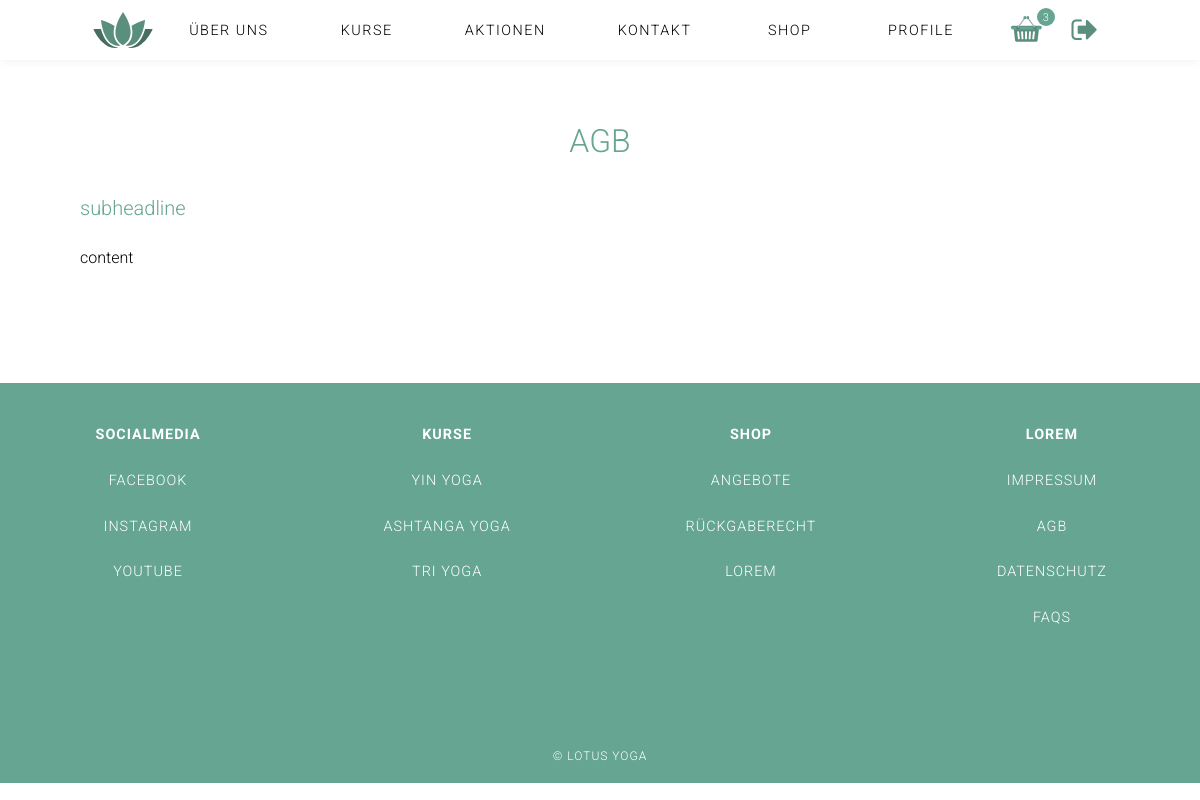
Page /index.php?page=AGB (signed in) on the earlier database version.
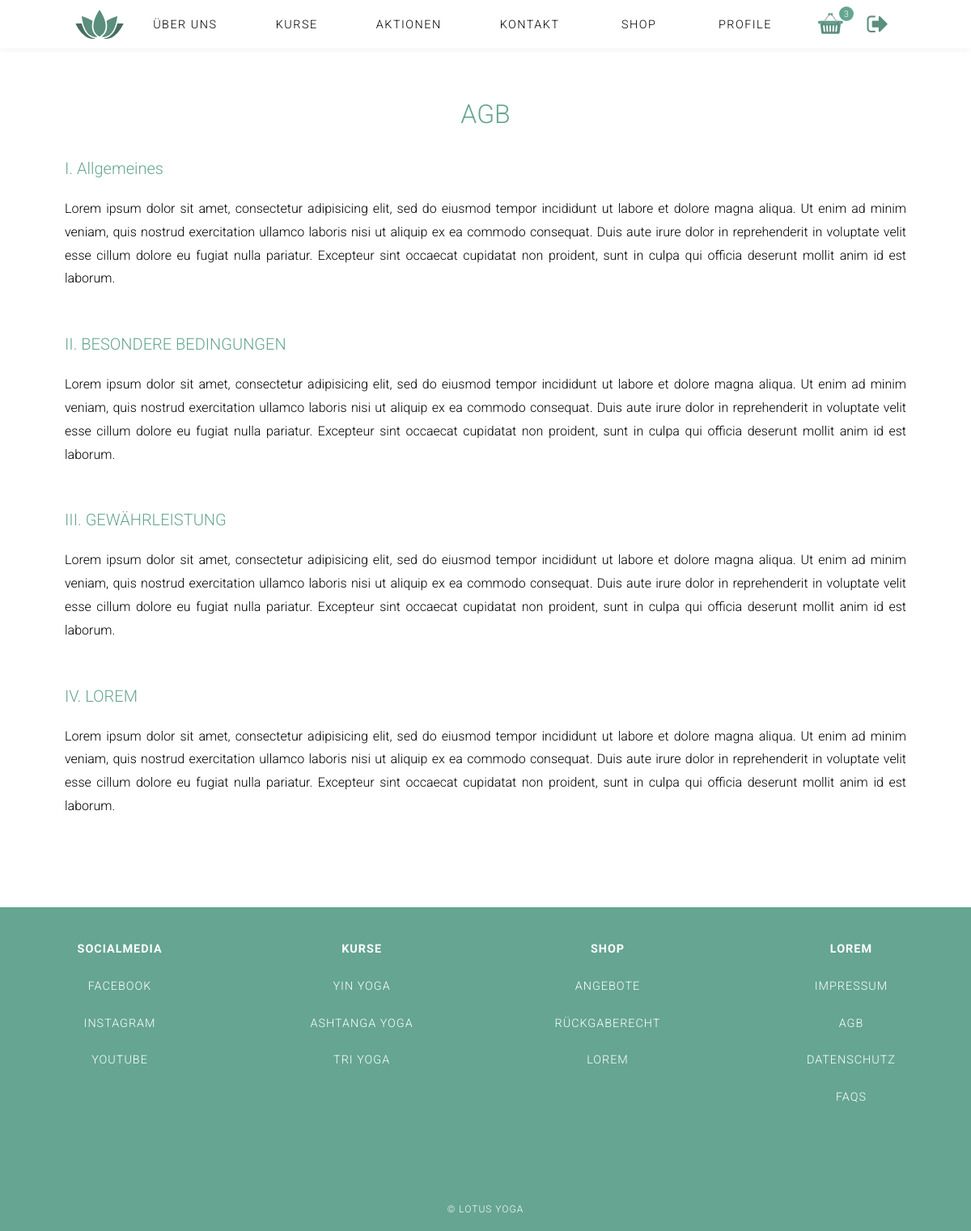
Same page on the later database version.
### tables this page shows
CREATE TABLE `contents` (
  `id` int(11) NOT NULL,
  `_name` varchar(1000) NOT NULL,
  `type` varchar(150) NOT NULL,
  `content` varchar(1000) NOT NULL DEFAULT '',
  `sequence` int(11) NOT NULL,
  `is_active` tinyint(1) NOT NULL DEFAULT '1',
  `deleted_at` timestamp NULL DEFAULT NULL
);

### index.php (called while the page is built, shortened)
<?php
$content = ('content/');
include('functions/load_Content.php');
include('header.php');
if( ! isset($_GET['page']) ){
	$page = "home";
}else{
	$page = $_GET['page'];
}
if($page){
	$content .= $page .".php";
}
include($content);
include('footer.php');
?>

### functions/load_Content.php (called while the page is built, shortened)
<?php
function get_specific_content_data($table_name, $where, $equals){
    global $link;
    $sql = "SELECT * FROM " .$table_name. " WHERE ". $where . " = '" . $equals . "' AND deleted_at IS NULL ";
    $res = mysqli_query($link, $sql);
    return $res;
}
function get_ordered_content_data($table_name, $where, $equals, $order_by, $asc_desc){
    global $link;
    $sql = "SELECT * FROM " .$table_name. " WHERE ". $where . " = '" . $equals ."' ORDER BY ".$order_by." ". $asc_desc;
    $res = mysqli_query($link, $sql);
    return $res;
}
$agb = get_specific_content_data('contents', '_name', 'agb');
$footer = get_ordered_content_data('contents', '_name', 'footer', 'sequence', 'asc');
?>

### content/agb.php (the view)
<section class="content-wrapper footer-content">
	<?php
		while( $row = mysqli_fetch_assoc($agb) ){
			if($row['type'] == 'headline'){
				echo '<h2>'.$row["content"].'</h2>';
			}elseif($row['type'] == 'subheadline'){
              echo '<h3>'.$row["content"].'</h3>';
          }else{
              echo '<p>'.$row["content"].'</p>';
            }
        }
    ?>
</section>

### footer.php (shortened to what this page needs)
  <footer class="footer_main">
    <section class="links_footer" >
<?php
    $cnt = 0;
    while( $row = mysqli_fetch_assoc($footer) ){
      if($row['type'] == 'subheadline'){
          if($cnt != 0){
            echo '</ul>';
          }
          echo '<ul><li><h4>'.$row["content"].'</h4></li>';
      }else{
          echo '<li><a href="'.$row["content"].'">'.$row["type"].'</a>';
      }
      $cnt++;
    }
    ?>
    </section>
    <small class="copyright">
      &copy; Lotus Yoga
    </small>
  </footer>
</body>
</html>

Differences in the rows shown:
changed contents: content "subheadline" → "I. Allgemeines"
changed contents (number 3 of 26 on the later page): content "content" → "Lorem ipsum dolor sit amet, consectetur adipisicing elit, sed do eiusmod tempor incididunt ut labore et dolore magna aliqua. Ut enim ad minim veniam, quis nostrud exercitation ullamco laboris nisi ut aliquip ex ea commodo consequat. Duis aute irure dolor in reprehenderit in voluptate velit esse cillum dolore eu fugiat nulla pariatur. Excepteur sint occaecat cupidatat non proident, sunt in culpa qui officia deserunt mollit anim id est laborum."
added contents: content "II. BESONDERE BEDINGUNGEN"
added contents: content "Lorem ipsum dolor sit amet, consectetur adipisicing elit, sed do eiusmod tempor incididunt ut labore et dolore magna aliqua. Ut enim ad minim veniam, quis nostrud exercitation ullamco laboris nisi ut aliquip ex ea commodo consequat. Duis aute irure dolor in reprehenderit in voluptate velit esse cillum dolore eu fugiat nulla pariatur. Excepteur sint occaecat cupidatat non proident, sunt in culpa qui officia deserunt mollit anim id est laborum."
added contents: content "III. GEWÄHRLEISTUNG"
added contents: content "Lorem ipsum dolor sit amet, consectetur adipisicing elit, sed do eiusmod tempor incididunt ut labore et dolore magna aliqua. Ut enim ad minim veniam, quis nostrud exercitation ullamco laboris nisi ut aliquip ex ea commodo consequat. Duis aute irure dolor in reprehenderit in voluptate velit esse cillum dolore eu fugiat nulla pariatur. Excepteur sint occaecat cupidatat non proident, sunt in culpa qui officia deserunt mollit anim id est laborum."
added contents: content "IV. LOREM"
added contents: content "Lorem ipsum dolor sit amet, consectetur adipisicing elit, sed do eiusmod tempor incididunt ut labore et dolore magna aliqua. Ut enim ad minim veniam, quis nostrud exercitation ullamco laboris nisi ut aliquip ex ea commodo consequat. Duis aute irure dolor in reprehenderit in voluptate velit esse cillum dolore eu fugiat nulla pariatur. Excepteur sint occaecat cupidatat non proident, sunt in culpa qui officia deserunt mollit anim id est laborum."
